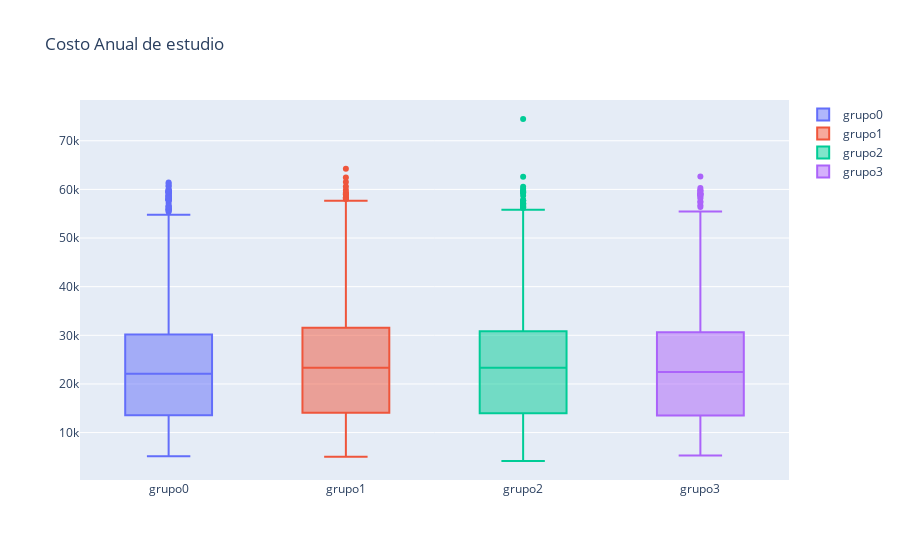

The cell this chart's notebook holds for it:
### Code cell
#Se grafica un box-plots

# dict for the dataframes and their names
dfs = {"grupo0" : grupo0, "grupo1": grupo1, "grupo2" : grupo2, "grupo3" : grupo3}

# plot the data
fig = go.Figure(layout=go.Layout(title=go.layout.Title(text="Costo Anual de estudio")))

for i in dfs:
    fig = fig.add_trace(go.Box(y = dfs[i]["Costo_Anual_Estudio"], 
                                   name = i))
fig.show()

### Figure 1 — Plotly figure (JSON) as saved in the notebook; plotly's stock layout.template omitted (floating-point values rounded to 4 significant figures; data arrays with more than 128 entries replaced by an {"elided": "..."} marker saying what was removed)
{"data": [{"name": "grupo0", "type": "box", "y": {"elided": "1584 int values"}}, {"name": "grupo1", "type": "box", "y": {"elided": "904 int values"}}, {"name": "grupo2", "type": "box", "y": {"elided": "765 int values"}}, {"name": "grupo3", "type": "box", "y": {"elided": "494 int values"}}], "layout": {"title": {"text": "Costo Anual de estudio"}}}
